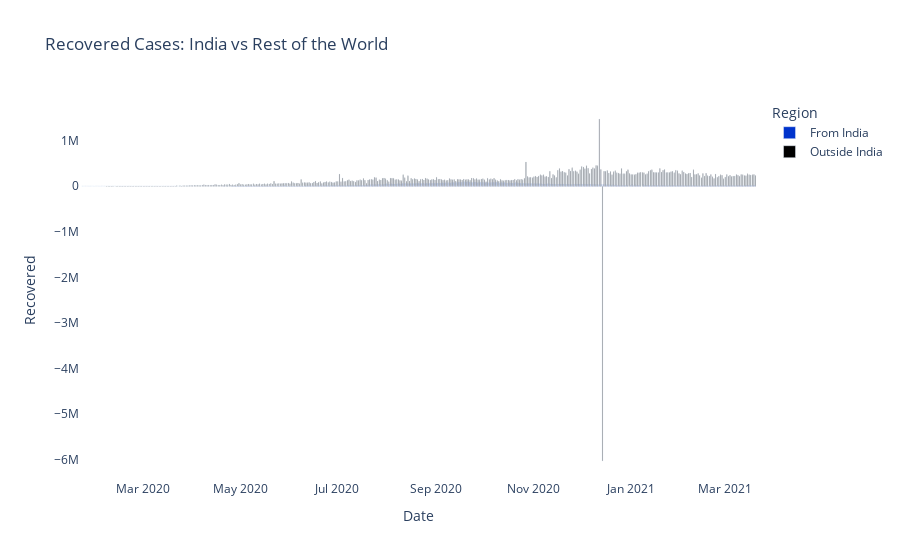

The cell this chart's notebook holds for it:
### Code cell
fig = px.bar(temp_df,x='Date',y='Recovered',color='Region',title="Recovered Cases: India vs Rest of the World",barmode='group',
             color_discrete_sequence=['rgb(0,51,204)','rgb(0,0,0)'])
fig.update_layout(plot_bgcolor='rgba(0,0,0,0)')
fig.show()

### Figure 1 — Plotly figure (JSON) as saved in the notebook; plotly's stock layout.template omitted (floating-point values rounded to 4 significant figures; data arrays with more than 128 entries replaced by an {"elided": "..."} marker saying what was removed)
{"data": [{"alignmentgroup": "True", "hovertemplate": "Region=From India<br>Date=%{x}<br>Recovered=%{y}<extra></extra>", "legendgroup": "From India", "marker": {"color": "rgb(0,51,204)"}, "name": "From India", "offsetgroup": "From India", "orientation": "v", "showlegend": true, "textposition": "auto", "type": "bar", "x": {"elided": "424 str values"}, "xaxis": "x", "y": {"elided": "424 int values"}, "yaxis": "y"}, {"alignmentgroup": "True", "hovertemplate": "Region=Outside India<br>Date=%{x}<br>Recovered=%{y}<extra></extra>", "legendgroup": "Outside India", "marker": {"color": "rgb(0,0,0)"}, "name": "Outside India", "offsetgroup": "Outside India", "orientation": "v", "showlegend": true, "textposition": "auto", "type": "bar", "x": {"elided": "424 str values"}, "xaxis": "x", "y": {"elided": "424 int values"}, "yaxis": "y"}], "layout": {"barmode": "group", "legend": {"title": {"text": "Region"}, "tracegroupgap": 0}, "plot_bgcolor": "rgba(0,0,0,0)", "title": {"text": "Recovered Cases: India vs Rest of the World"}, "xaxis": {"anchor": "y", "domain": [0, 1], "title": {"text": "Date"}}, "yaxis": {"anchor": "x", "domain": [0, 1], "title": {"text": "Recovered"}}}}
